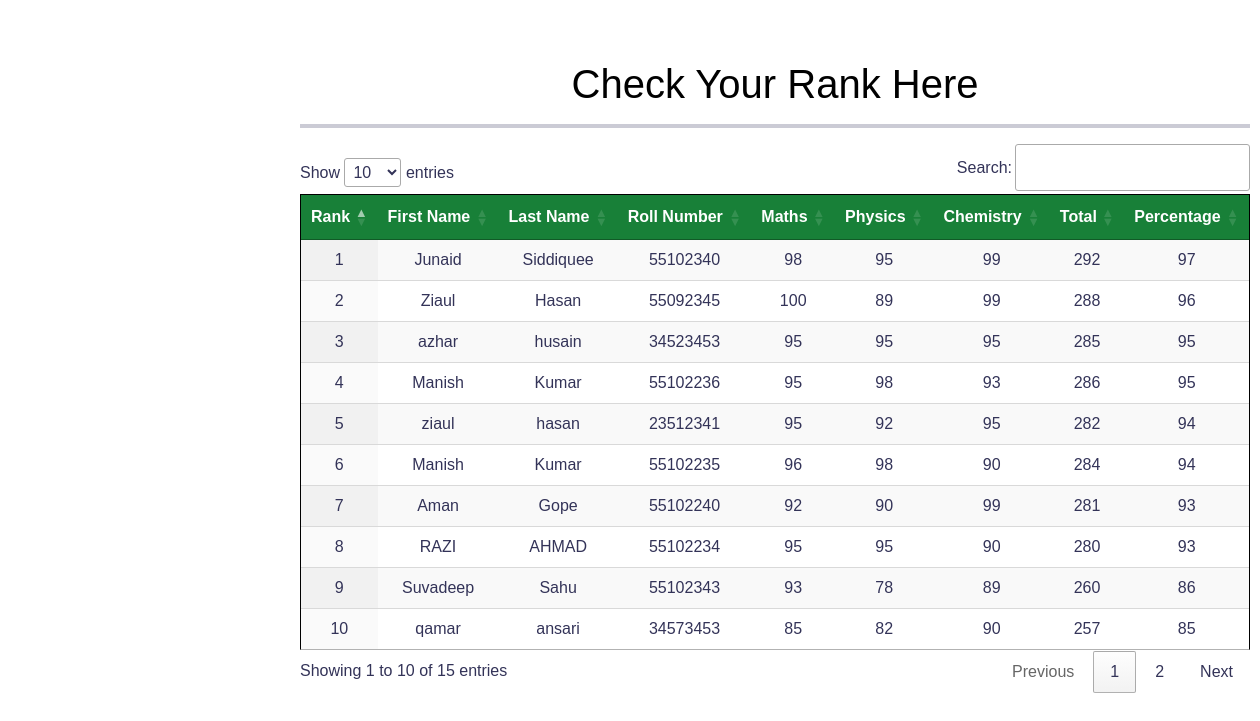
Page /leaderboard/ on the committed database.
### app/models.py (models this page shows, shortened)
class Marks(models.Model):
    RollNumber = models.CharField(max_length=8)
    first_name = models.CharField(max_length=200)
    last_name = models.CharField(max_length=200)
    Maths = models.IntegerField()
    Physics = models.IntegerField()
    Chemistry = models.IntegerField()
    Total = models.IntegerField()
    Percentage = models.IntegerField()
    class Meta:
        verbose_name = 'Mark'
        verbose_name_plural = 'Marks'

### app/views.py (the view)
# urls.py: path('leaderboard/',views.leaderboard,name='leaderboard'),
def leaderboard(request):
    last = Marks.objects.all().last()
    l = list(Marks.objects.order_by('Percentage')[::-1])
    ind = [i for i in range(1,len(l) +1 )]
    data = list(zip(l,ind))
    return render(request, 'leaderboard.html',{'data':data,'last':last})

### templates/leaderboard.html (shortened to what this page needs)
{% extends "base.html" %}
{% block css %}
<link rel="stylesheet" type="text/css" href="https://cdn.datatables.net/1.10.24/css/jquery.dataTables.css">
{% endblock css %}
{% block content %}
  <div class="c">
    <h1 class="text-center" style="color: black; font-family:Verdana, Geneva, Tahoma, sans-serif;">Check Your Rank Here</h1>
    <hr>
    <table id="table_id" class="display">
      <thead>
          <tr>
            <th>Rank</th>
              <th>First Name </th>
              <th>Last Name</th>
              <th>Roll Number</th>
              <th>Maths</th>
              <th>Physics</th>
              <th>Chemistry</th>
              <th>Total</th>
              <th>Percentage</th>
          </tr>
      </thead>
      <tbody>
          {% for d in data  %}
            {% if d.0 == last %}
              <tr style="background-color:#FE6700; color:white;">
                <td style="background-color:#FE6700;">{{d.1}}</td>
                <td>{{d.0.first_name}}</td>
                <td>{{d.0.last_name}}</td>
                <td>{{d.0.RollNumber}}</td>
                <td>{{d.0.Maths}}</td>
                <td>{{d.0.Physics}}</td>
                <td>{{d.0.Chemistry}}</td>
                <td>{{d.0.Total}}</td>
                <td>{{d.0.Percentage}}</td>              </tr>
               {% else %}
                <tr>
                  <td>{{d.1}}</td>
                  <td>{{d.0.first_name}}</td>
                  <td>{{d.0.last_name}}</td>
                  <td>{{d.0.RollNumber}}</td>
                  <td>{{d.0.Maths}}</td>
                  <td>{{d.0.Physics}}</td>
                  <td>{{d.0.Chemistry}}</td>
                  <td>{{d.0.Total}}</td>
                  <td>{{d.0.Percentage}}</td>
                </tr>
                {% endif %}
          {% endfor %}
          </tbody>
  </table>
</div>
{% endblock content %}

### templates/base.html (shortened to what this page needs)
<!DOCTYPE html>
{% load static %}
<html lang="en">
<head>
    <link href="https://cdn.jsdelivr.net/npm/bootstrap@5.0.1/dist/css/bootstrap.min.css" rel="stylesheet"
>
    <link rel="stylesheet" href="{% static 'css/style.css' %}">
    {% block css %}
    {% endblock css %}
</head>
<body onload="">
    {% block content %}
    {% endblock content %}
</body>
</html>

### static/css/style.css (style rules this page uses)
* { padding: 0; margin: 0; box-sizing: border-box; font-family: Verdana, Geneva, Tahoma, sans-serif; }
.c { position: relative; top: 60px; left: 300px; width: 950px; font-family: ui-monospace; color: rgb(51 51 88); font-family: 'Newsreader', serif; }
hr:not([size]) { height: 4px; }
table { border: 1px solid black; font-family: Verdana, Geneva, Tahoma, sans-serif; position: relative; top: 3px; }
thead { background:#188038; color: #fff; }
tbody tr { text-align: center; }

### templates/leaderboard.html (style rules this page uses)
body { background: #fff; }

### rows in the picture
Marks: d "1", first_name "Junaid", last_name "Siddiquee", RollNumber "55102340", Maths "98", Physics "95", Chemistry "99", Total "292", Percentage "97"
Marks: d "2", first_name "Ziaul", last_name "Hasan", RollNumber "55092345", Maths "100", Physics "89", Chemistry "99", Total "288", Percentage "96"
Marks: d "3", first_name "azhar", last_name "husain", RollNumber "34523453", Maths "95", Physics "95", Chemistry "95", Total "285", Percentage "95"
Marks: d "4", first_name "Manish", last_name "Kumar", RollNumber "55102236", Maths "95", Physics "98", Chemistry "93", Total "286", Percentage "95"
Marks: d "5", first_name "ziaul", last_name "hasan", RollNumber "23512341", Maths "95", Physics "92", Chemistry "95", Total "282", Percentage "94"
Marks: d "6", first_name "Manish", last_name "Kumar", RollNumber "55102235", Maths "96", Physics "98", Chemistry "90", Total "284", Percentage "94"
Marks: d "7", first_name "Aman", last_name "Gope", RollNumber "55102240", Maths "92", Physics "90", Chemistry "99", Total "281", Percentage "93"
Marks: d "8", first_name "RAZI", last_name "AHMAD", RollNumber "55102234", Maths "95", Physics "95", Chemistry "90", Total "280", Percentage "93"
Marks: d "9", first_name "Suvadeep", last_name "Sahu", RollNumber "55102343", Maths "93", Physics "78", Chemistry "89", Total "260", Percentage "86"
Marks: d "10", first_name "qamar", last_name "ansari", RollNumber "34573453", Maths "85", Physics "82", Chemistry "90", Total "257", Percentage "85"
